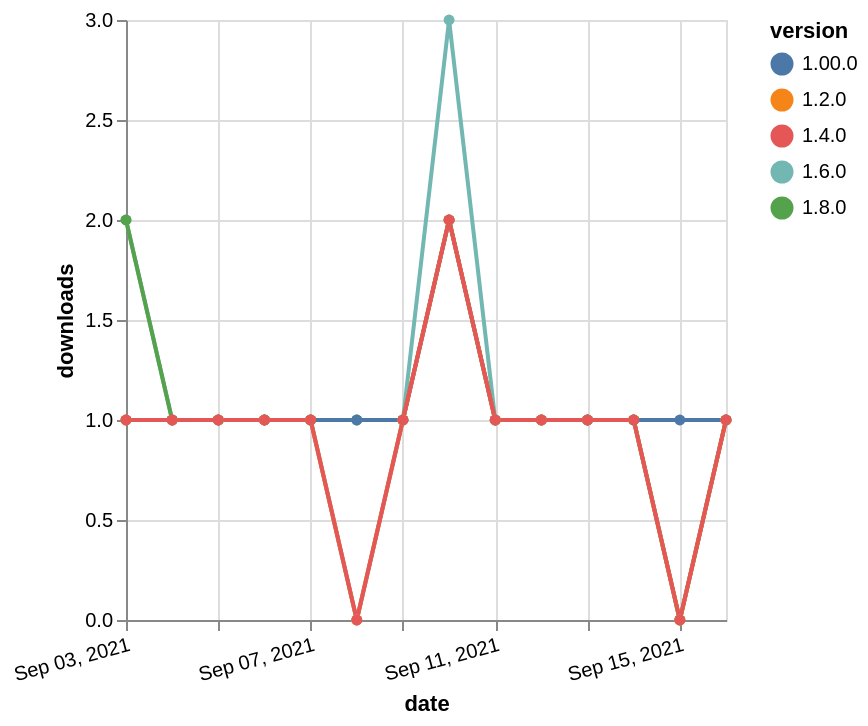

The Vega-Lite source for this figure:
### Vega-Lite specification from a JSON file in a GitHub repository (floating-point values rounded to 4 significant figures)
{"$schema": "https://vega.github.io/schema/vega-lite/v5.json", "description": "A simple bar chart with embedded data.", "data": {"values": [{"date": "2021-09-03", "total": 181, "delta": 2, "version": "1.6.0"}, {"date": "2021-09-04", "total": 182, "delta": 1, "version": "1.6.0"}, {"date": "2021-09-05", "total": 183, "delta": 1, "version": "1.6.0"}, {"date": "2021-09-06", "total": 184, "delta": 1, "version": "1.6.0"}, {"date": "2021-09-07", "total": 185, "delta": 1, "version": "1.6.0"}, {"date": "2021-09-08", "total": 185, "delta": 0, "version": "1.6.0"}, {"date": "2021-09-09", "total": 186, "delta": 1, "version": "1.6.0"}, {"date": "2021-09-10", "total": 189, "delta": 3, "version": "1.6.0"}, {"date": "2021-09-11", "total": 190, "delta": 1, "version": "1.6.0"}, {"date": "2021-09-12", "total": 191, "delta": 1, "version": "1.6.0"}, {"date": "2021-09-13", "total": 192, "delta": 1, "version": "1.6.0"}, {"date": "2021-09-14", "total": 193, "delta": 1, "version": "1.6.0"}, {"date": "2021-09-15", "total": 193, "delta": 0, "version": "1.6.0"}, {"date": "2021-09-16", "total": 194, "delta": 1, "version": "1.6.0"}, {"date": "2021-09-03", "total": 117, "delta": 2, "version": "1.8.0"}, {"date": "2021-09-04", "total": 118, "delta": 1, "version": "1.8.0"}, {"date": "2021-09-05", "total": 119, "delta": 1, "version": "1.8.0"}, {"date": "2021-09-06", "total": 120, "delta": 1, "version": "1.8.0"}, {"date": "2021-09-07", "total": 121, "delta": 1, "version": "1.8.0"}, {"date": "2021-09-08", "total": 122, "delta": 1, "version": "1.8.0"}, {"date": "2021-09-09", "total": 123, "delta": 1, "version": "1.8.0"}, {"date": "2021-09-10", "total": 125, "delta": 2, "version": "1.8.0"}, {"date": "2021-09-11", "total": 126, "delta": 1, "version": "1.8.0"}, {"date": "2021-09-12", "total": 127, "delta": 1, "version": "1.8.0"}, {"date": "2021-09-13", "total": 128, "delta": 1, "version": "1.8.0"}, {"date": "2021-09-14", "total": 129, "delta": 1, "version": "1.8.0"}, {"date": "2021-09-15", "total": 129, "delta": 0, "version": "1.8.0"}, {"date": "2021-09-16", "total": 130, "delta": 1, "version": "1.8.0"}, {"date": "2021-09-03", "total": 200, "delta": 1, "version": "1.00.0"}, {"date": "2021-09-04", "total": 201, "delta": 1, "version": "1.00.0"}, {"date": "2021-09-05", "total": 202, "delta": 1, "version": "1.00.0"}, {"date": "2021-09-06", "total": 203, "delta": 1, "version": "1.00.0"}, {"date": "2021-09-07", "total": 204, "delta": 1, "version": "1.00.0"}, {"date": "2021-09-08", "total": 205, "delta": 1, "version": "1.00.0"}, {"date": "2021-09-09", "total": 206, "delta": 1, "version": "1.00.0"}, {"date": "2021-09-10", "total": 208, "delta": 2, "version": "1.00.0"}, {"date": "2021-09-11", "total": 209, "delta": 1, "version": "1.00.0"}, {"date": "2021-09-12", "total": 210, "delta": 1, "version": "1.00.0"}, {"date": "2021-09-13", "total": 211, "delta": 1, "version": "1.00.0"}, {"date": "2021-09-14", "total": 212, "delta": 1, "version": "1.00.0"}, {"date": "2021-09-15", "total": 213, "delta": 1, "version": "1.00.0"}, {"date": "2021-09-16", "total": 214, "delta": 1, "version": "1.00.0"}, {"date": "2021-09-03", "total": 189, "delta": 1, "version": "1.2.0"}, {"date": "2021-09-04", "total": 190, "delta": 1, "version": "1.2.0"}, {"date": "2021-09-05", "total": 191, "delta": 1, "version": "1.2.0"}, {"date": "2021-09-06", "total": 192, "delta": 1, "version": "1.2.0"}, {"date": "2021-09-07", "total": 193, "delta": 1, "version": "1.2.0"}, {"date": "2021-09-08", "total": 193, "delta": 0, "version": "1.2.0"}, {"date": "2021-09-09", "total": 194, "delta": 1, "version": "1.2.0"}, {"date": "2021-09-10", "total": 196, "delta": 2, "version": "1.2.0"}, {"date": "2021-09-11", "total": 197, "delta": 1, "version": "1.2.0"}, {"date": "2021-09-12", "total": 198, "delta": 1, "version": "1.2.0"}, {"date": "2021-09-13", "total": 199, "delta": 1, "version": "1.2.0"}, {"date": "2021-09-14", "total": 200, "delta": 1, "version": "1.2.0"}, {"date": "2021-09-15", "total": 200, "delta": 0, "version": "1.2.0"}, {"date": "2021-09-16", "total": 201, "delta": 1, "version": "1.2.0"}, {"date": "2021-09-03", "total": 163, "delta": 1, "version": "1.4.0"}, {"date": "2021-09-04", "total": 164, "delta": 1, "version": "1.4.0"}, {"date": "2021-09-05", "total": 165, "delta": 1, "version": "1.4.0"}, {"date": "2021-09-06", "total": 166, "delta": 1, "version": "1.4.0"}, {"date": "2021-09-07", "total": 167, "delta": 1, "version": "1.4.0"}, {"date": "2021-09-08", "total": 167, "delta": 0, "version": "1.4.0"}, {"date": "2021-09-09", "total": 168, "delta": 1, "version": "1.4.0"}, {"date": "2021-09-10", "total": 170, "delta": 2, "version": "1.4.0"}, {"date": "2021-09-11", "total": 171, "delta": 1, "version": "1.4.0"}, {"date": "2021-09-12", "total": 172, "delta": 1, "version": "1.4.0"}, {"date": "2021-09-13", "total": 173, "delta": 1, "version": "1.4.0"}, {"date": "2021-09-14", "total": 174, "delta": 1, "version": "1.4.0"}, {"date": "2021-09-15", "total": 174, "delta": 0, "version": "1.4.0"}, {"date": "2021-09-16", "total": 175, "delta": 1, "version": "1.4.0"}]}, "width": "container", "mark": {"type": "line", "point": {"filled": true}}, "encoding": {"x": {"field": "date", "type": "temporal", "timeUnit": "yearmonthdate", "title": "date", "axis": {"labelAngle": -15}}, "y": {"field": "delta", "type": "quantitative", "title": "downloads"}, "color": {"field": "version", "type": "nominal"}, "tooltip": {"field": "delta"}}}
